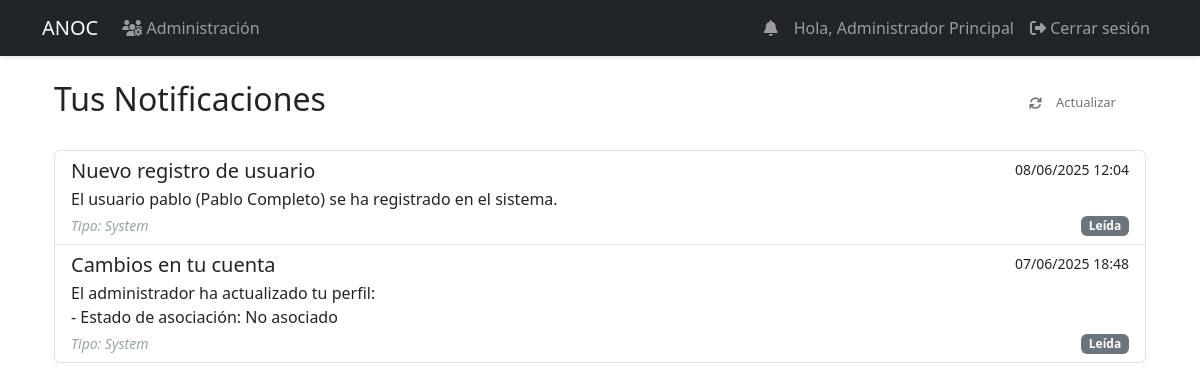
The app's page /notifications (signed in), older data.
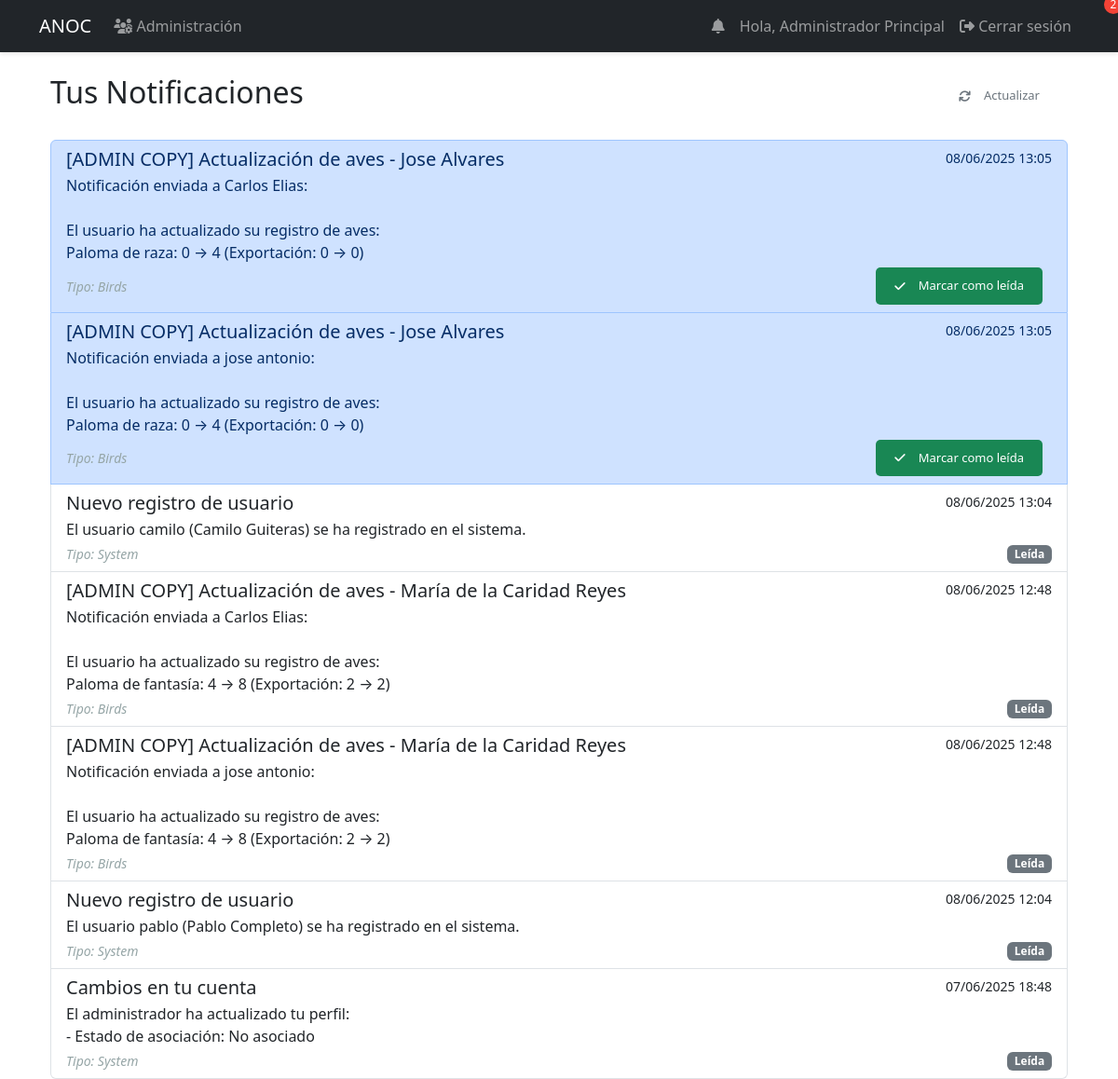
The same page, newer data.
### models.py (models this page shows, shortened)
class User(UserMixin, db.Model):
    id = db.Column(db.Integer, primary_key=True)
    username = db.Column(db.String(80), unique=True, nullable=False, index=True)
    email = db.Column(db.String(120), unique=True, nullable=False, index=True)
    password_hash = db.Column(db.String(128))
    role = db.Column(db.String(20), default='user')  # 'admin', 'specialist', 'dependiente', 'user'
    is_associated = db.Column(db.Boolean, default=False, nullable=False)
    full_name = db.Column(db.String(100), nullable=False)
    phone = db.Column(db.String(20), nullable=False)
    profile_image = db.Column(db.String(255))  # Ruta de la imagen de perfil
    last_login = db.Column(db.DateTime)  # Fecha del último inicio de sesión
    is_active = db.Column(db.Boolean, default=True)  # Para manejar cuentas activas/inactivas
    address = db.Column(db.String(200))  # Nuevo campo para dirección
    birds = db.relationship('UserBirds', backref='user', lazy=True, cascade='all, delete-orphan')
    awards = db.relationship('Award', backref='user', lazy=True, cascade='all, delete-orphan')
    notifications = db.relationship('Notification', backref='user', lazy=True)

class Notification(db.Model):
    id = db.Column(db.Integer, primary_key=True)
    user_id = db.Column(db.Integer, db.ForeignKey('user.id'), nullable=False)
    title = db.Column(db.String(100), nullable=False)
    message = db.Column(db.Text, nullable=False)
    is_read = db.Column(db.Boolean, default=False)
    created_at = db.Column(db.DateTime, default=datetime.utcnow)
    notification_type = db.Column(db.String(50))  # 'system', 'food', 'birds', 'award'

### app.py (the view)
@app.route('/notifications')
@login_required
def notifications():
    all_notifications = db.session.execute(
        select(Notification)
        .where(Notification.user_id == current_user.id)
        .order_by(Notification.created_at.desc())
    ).scalars().all()
    return render_template('notifications.html', notifications=all_notifications)

### app.py (called while the page is built)
@login_manager.user_loader
def load_user(user_id):
    return db.session.get(User, int(user_id))

### templates/notifications.html
{% extends "base.html" %}
{% block content %}
    <div class="container mt-4">
        <div class="d-flex justify-content-between align-items-center mb-4">
            <h2>Tus Notificaciones</h2>
            <a href="{{ url_for('notifications') }}" class="btn btn-sm btn-outline-secondary">
                <i class="fas fa-sync"></i> Actualizar
            </a>
        </div>
        {% if notifications %}
            <div class="list-group">
                {% for notification in notifications %}
                    <div class="list-group-item list-group-item-action flex-column align-items-start
                        {% if not notification.is_read %}list-group-item-primary{% endif %}">
                        <div class="d-flex w-100 justify-content-between">
                            <h5 class="mb-1">{{ notification.title }}</h5>
                            <small>{{ notification.created_at.strftime('%d/%m/%Y %H:%M') }}</small>
                        </div>
                        <p class="mb-1">{{ notification.message | replace('\n', '<br>') | safe }}</p>
                        <div class="d-flex justify-content-between align-items-center">
                            <small class="text-muted">
                                Tipo: {{ notification.notification_type | capitalize }}
                            </small>
                            {% if not notification.is_read %}
                                <form method="POST" action="{{ url_for('mark_notification_read', notification_id=notification.id) }}">
                                    <button type="submit" class="btn btn-sm btn-success">
                                        <i class="fas fa-check"></i> Marcar como leída
                                    </button>
                                </form>
                            {% else %}
                                <span class="badge bg-secondary">Leída</span>
                            {% endif %}
                        </div>
                    </div>
                {% endfor %}
            </div>
        {% else %}
            <div class="alert alert-info">
                <i class="fas fa-info-circle"></i> No tienes notificaciones.
            </div>
        {% endif %}
    </div>
{% endblock %}

### templates/base.html (shortened to what this page needs)
<!DOCTYPE html>
<html lang="es">
<head>
    <link href="https://cdn.jsdelivr.net/npm/bootstrap@5.3.0/dist/css/bootstrap.min.css" rel="stylesheet">
    <link href="https://cdnjs.cloudflare.com/ajax/libs/font-awesome/6.4.0/css/all.min.css" rel="stylesheet">
    <link rel="stylesheet" href="{{ url_for('static', filename='css/styles.css') }}">
</head>
<body>
    <nav class="navbar navbar-expand-lg navbar-dark bg-dark">
        <div class="container">
            <a class="navbar-brand" href="{{ url_for('dashboard') }}">ANOC</a>
            <div class="collapse navbar-collapse" id="navbarNav">
                <ul class="navbar-nav me-auto">
                    {% if current_user.is_authenticated and current_user.role == 'admin' %}
                        <li class="nav-item">
                            <a class="nav-link" href="{{ url_for('admin_users') }}">
                                <i class="fas fa-users-cog"></i> Administración
                            </a>
                        </li>
                    {% endif %}
                </ul>
                <ul class="navbar-nav">
                    {% if current_user.is_authenticated %}
                        <li class="nav-item">
                            <a class="nav-link" href="{{ url_for('notifications') }}">
                                <i class="fas fa-bell"></i>
                                {% if current_user.is_authenticated %}
                                    {% set unread_count = get_unread_notifications_count(current_user.id) %}
                                    {% if unread_count > 0 %}
                                        <span class="notification-badge">{{ unread_count }}</span>
                                    {% endif %}
                                {% endif %}
                            </a>
                        </li>
                        <li class="nav-item">
                            <span class="nav-link">Hola, {{ current_user.full_name }}</span>
                        </li>
                        <li class="nav-item">
                            <a class="nav-link" href="{{ url_for('logout') }}">
                                <i class="fas fa-sign-out-alt"></i> Cerrar sesión
                            </a>
                        </li>
                    {% else %}
                        <li class="nav-item">
                            <a class="nav-link" href="{{ url_for('login') }}">
                                <i class="fas fa-sign-in-alt"></i> Iniciar sesión
                            </a>
                        </li>
                    {% endif %}
                </ul>
            </div>
        </div>
    </nav>
    <div class="container mt-4">
        {% block content %}{% endblock %}
    </div>
</body>
</html>

### static/css/styles.css (style rules this page uses)
.navbar { box-shadow: 0 2px 4px rgba(0,0,0,0.1); }
.btn { margin: 2px; }
:root { --primary-color: #2c3e50; --secondary-color: #4CAF50; --light-gray: #f8f9fa; --medium-gray: #e9ecef; --dark-gray: #6c757d; --text-color: #495057; --white: #ffffff; }
.btn { padding: 0.5rem 0.75rem; border-radius: 0.25rem; font-size: 0.8125rem; font-weight: 500; cursor: pointer; border: none; display: inline-flex; align-items: center; gap: 0.375rem; }
.btn-sm { padding: 0.375rem 0.75rem; }
.text-muted { color: #6c757d !important; font-style: italic; }
.text-muted { color: #95a5a6 !important; font-style: italic; }
.btn { display: inline-flex; align-items: center; padding: 10px 20px; margin: 0 10px; border-radius: 5px; font-weight: 500; cursor: pointer; }
.btn i { margin-right: 8px; }
.notification-badge { background-color: #ff5722; color: white; border-radius: 50%; padding: 2px 6px; font-size: 0.7rem; position: relative; top: -8px; right: -5px; }
.notification-badge { display: inline-block; min-width: 20px; height: 20px; padding: 0 5px; font-size: 12px; line-height: 20px; text-align: center; border-radius: 10px; background-color: #f44336; color: white; position: absolute; top: -5px; right: -5px; }

Row changes from the older to the newer data that the page shows:
added Notification: title "[ADMIN COPY] Actualización de aves - Jose Alvares", created_at "08/06/2025 13:05", message "Notificación enviada a Carlos Elias: El usuario ha actualizado su registro de aves: Paloma de raza: 0 → 4 (Exportación: 0 → 0)", notification_type "Birds", is_read False (drawn)
added Notification: title "[ADMIN COPY] Actualización de aves - Jose Alvares", created_at "08/06/2025 13:05", message "Notificación enviada a jose antonio: El usuario ha actualizado su registro de aves: Paloma de raza: 0 → 4 (Exportación: 0 → 0)", notification_type "Birds", is_read False (drawn)
added Notification: title "Nuevo registro de usuario", created_at "08/06/2025 13:04", message "El usuario camilo (Camilo Guiteras) se ha registrado en el sistema.", notification_type "System", is_read "Leída"
added Notification: title "[ADMIN COPY] Actualización de aves - María de la Caridad Reyes", created_at "08/06/2025 12:48", message "Notificación enviada a Carlos Elias: El usuario ha actualizado su registro de aves: Paloma de fantasía: 4 → 8 (Exportación: 2 → 2)", notification_type "Birds", is_read "Leída"
added Notification: title "[ADMIN COPY] Actualización de aves - María de la Caridad Reyes", created_at "08/06/2025 12:48", message "Notificación enviada a jose antonio: El usuario ha actualizado su registro de aves: Paloma de fantasía: 4 → 8 (Exportación: 2 → 2)", notification_type "Birds", is_read "Leída"
